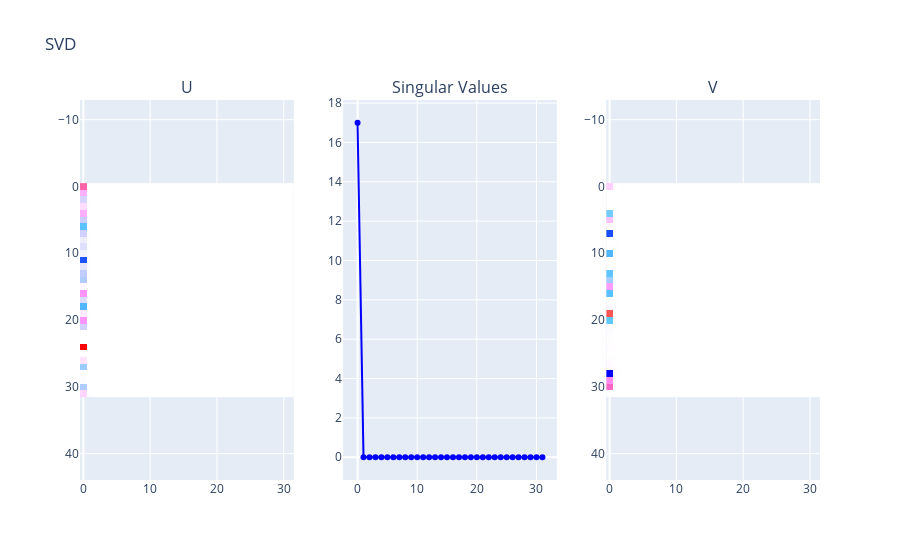

Notebook source saved alongside this figure:
### Code cell
decomp.analyze_svd(Q@K.T)

### Figure 1 — Plotly figure (JSON) as saved in the notebook; plotly's stock layout.template omitted (floating-point values rounded to 4 significant figures; data arrays with more than 128 entries replaced by an {"elided": "..."} marker saying what was removed)
{"data": [{"colorscale": [[0, "rgb(255,0,0)"], [0.1, "rgb(255,102,102)"], [0.2, "rgb(255,102,204)"], [0.3, "rgb(255,153,255)"], [0.4, "rgb(255,204,255)"], [0.5, "rgb(255,255,255)"], [0.6, "rgb(204,204,255)"], [0.7, "rgb(153,204,255)"], [0.8, "rgb(102,204,255)"], [0.9, "rgb(51,153,255)"], [1, "rgb(0,0,255)"]], "hovertemplate": "U: %{y}<br>Singular Index: %{x}<br>Value: %{z}<extra></extra>", "showscale": false, "type": "heatmap", "xaxis": "x", "yaxis": "y", "z": {"elided": "32x32 float values"}, "zmax": 1.981, "zmin": -1.981}, {"colorscale": [[0, "rgb(255,0,0)"], [0.1, "rgb(255,102,102)"], [0.2, "rgb(255,102,204)"], [0.3, "rgb(255,153,255)"], [0.4, "rgb(255,204,255)"], [0.5, "rgb(255,255,255)"], [0.6, "rgb(204,204,255)"], [0.7, "rgb(153,204,255)"], [0.8, "rgb(102,204,255)"], [0.9, "rgb(51,153,255)"], [1, "rgb(0,0,255)"]], "hovertemplate": "V: %{y}<br>Singular Index: %{x}<br>Value: %{z}<extra></extra>", "showscale": false, "type": "heatmap", "xaxis": "x3", "yaxis": "y3", "z": {"elided": "32x32 float values"}, "zmax": 1.771, "zmin": -1.771}, {"hovertemplate": "Singular Value: %{y}<br>Singular Index: %{x}<extra></extra>", "line": {"color": "blue"}, "marker": {"color": "blue"}, "mode": "lines+markers", "type": "scatter", "x": [0, 1, 2, 3, 4, 5, 6, 7, 8, 9, 10, 11, 12, 13, 14, 15, 16, 17, 18, 19, 20, 21, 22, 23, 24, 25, 26, 27, 28, 29, 30, 31], "xaxis": "x2", "y": [17.0, 0.0004275, 6.257e-05, 2.953e-06, 1.01e-06, 1.01e-06, 1.01e-06, 1.01e-06, 1.01e-06, 1.01e-06, 1.01e-06, 1.01e-06, 1.01e-06, 1.01e-06, 1.01e-06, 1.01e-06, 1.01e-06, 1.01e-06, 1.01e-06, 1.01e-06, 1.01e-06, 1.01e-06, 1.01e-06, 1.01e-06, 1.01e-06, 1.01e-06, 1.01e-06, 1.01e-06, 1.01e-06, 1.01e-06, 6.021e-07, 5.762e-07], "yaxis": "y2"}], "layout": {"annotations": [{"font": {"size": 16}, "showarrow": false, "text": "U", "x": 0.1444, "xanchor": "center", "xref": "paper", "y": 1, "yanchor": "bottom", "yref": "paper"}, {"font": {"size": 16}, "showarrow": false, "text": "Singular Values", "x": 0.5, "xanchor": "center", "xref": "paper", "y": 1, "yanchor": "bottom", "yref": "paper"}, {"font": {"size": 16}, "showarrow": false, "text": "V", "x": 0.8556, "xanchor": "center", "xref": "paper", "y": 1, "yanchor": "bottom", "yref": "paper"}], "autosize": true, "title": {"text": "SVD"}, "xaxis": {"anchor": "y", "autorange": true, "domain": [0, 0.2889], "range": [-0.5, 31.5]}, "xaxis2": {"anchor": "y2", "autorange": true, "domain": [0.3556, 0.6444], "range": [-2.614, 33.61], "type": "linear"}, "xaxis3": {"anchor": "y3", "autorange": true, "domain": [0.7111, 1], "range": [-0.5, 31.5]}, "yaxis": {"anchor": "x", "autorange": true, "domain": [0, 1], "range": [32.51, -1.512], "scaleanchor": "x"}, "yaxis2": {"anchor": "x2", "autorange": true, "domain": [0, 1], "range": [-1.403, 18.4], "type": "linear"}, "yaxis3": {"anchor": "x3", "autorange": true, "domain": [0, 1], "range": [32.51, -1.512], "scaleanchor": "x"}}}
